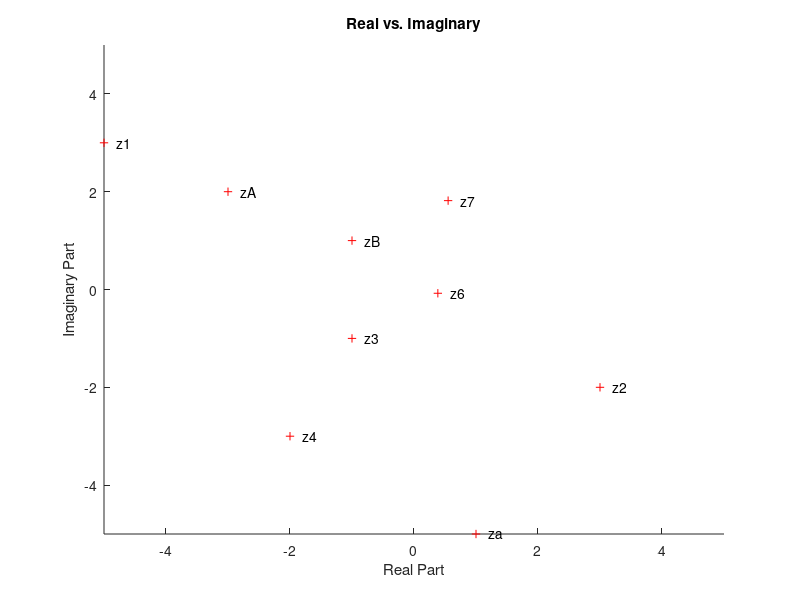

Write MATLAB code to recreate this figure.
%This script creates complex numbers and plots them

% EstherCheng
% ENGR 405
% ChengLab7Problem2

%Clear previous plots
clear

%Initialize all the given complex numbers
zA = -3 + j * 2;
zB = -1 + j;
z1 = 2*zA - zB;
z2 = -zA;
z3 = conj(zB);
z4 = zA * exp(j * (pi / 2));
z5 = zA * zB;
z6 = zB / zA;
z7 = sqrt(zA);

%Plot complex numbers by creating code cells
hold on;
os = 0.2;
%%
plot(zA, 'r+');
text(real(zA)+os, imag(zA), 'zA');
%%
plot(zB, 'r+');
text(real(zB)+os, imag(zB), 'zB');
%%
plot(z1, 'r+');
text(real(z1)+os, imag(z1), 'z1');
%%
plot(z2, 'r+');
text(real(z2)+os, imag(z2), 'z2');
%%
plot(z3, 'r+');
text(real(z3)+os, imag(z3), 'z3');
%%
plot(z4, 'r+');
text(real(z4)+os, imag(z4), 'z4');
%%
plot(z5, 'r+');
text(real(z5)+os, imag(z5), 'za');
%%
plot(z6, 'r+');
text(real(z6)+os, imag(z6), 'z6');
%%
plot(z7, 'r+');
text(real(z7)+os, imag(z7), 'z7');

%Scale the two axes
axis([-5 5 -5 5]);

%Label the axes and create the title
xlabel('Real Part');
ylabel('Imaginary Part');
title('Real vs. Imaginary');